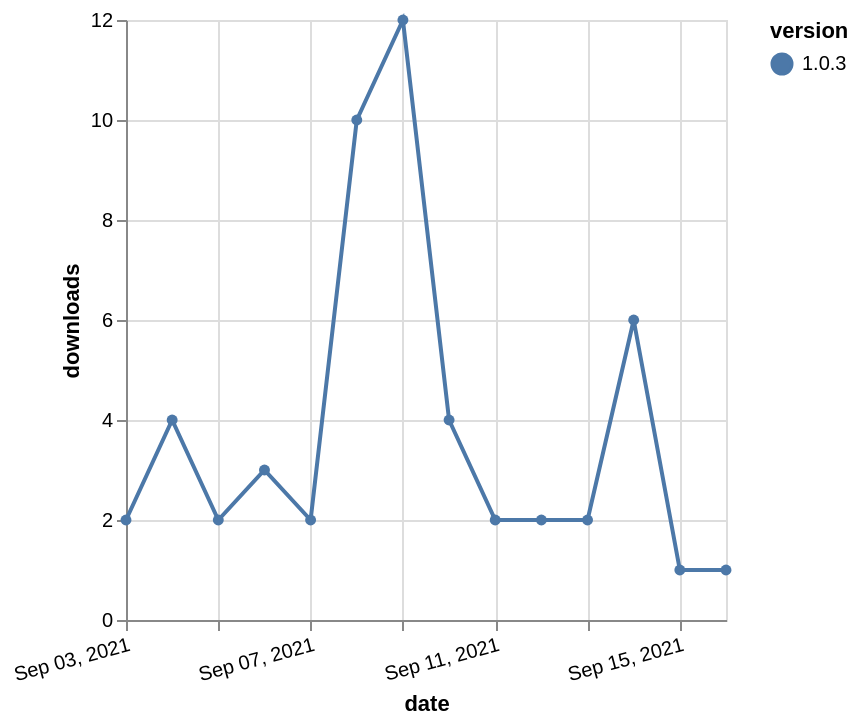

Write a Vega-Lite specification for this figure.
### Vega-Lite specification from a JSON file in a GitHub repository (floating-point values rounded to 4 significant figures)
{"$schema": "https://vega.github.io/schema/vega-lite/v5.json", "description": "A simple bar chart with embedded data.", "data": {"values": [{"date": "2021-09-03", "total": 2832, "delta": 2, "version": "1.0.3"}, {"date": "2021-09-04", "total": 2836, "delta": 4, "version": "1.0.3"}, {"date": "2021-09-05", "total": 2838, "delta": 2, "version": "1.0.3"}, {"date": "2021-09-06", "total": 2841, "delta": 3, "version": "1.0.3"}, {"date": "2021-09-07", "total": 2843, "delta": 2, "version": "1.0.3"}, {"date": "2021-09-08", "total": 2853, "delta": 10, "version": "1.0.3"}, {"date": "2021-09-09", "total": 2865, "delta": 12, "version": "1.0.3"}, {"date": "2021-09-10", "total": 2869, "delta": 4, "version": "1.0.3"}, {"date": "2021-09-11", "total": 2871, "delta": 2, "version": "1.0.3"}, {"date": "2021-09-12", "total": 2873, "delta": 2, "version": "1.0.3"}, {"date": "2021-09-13", "total": 2875, "delta": 2, "version": "1.0.3"}, {"date": "2021-09-14", "total": 2881, "delta": 6, "version": "1.0.3"}, {"date": "2021-09-15", "total": 2882, "delta": 1, "version": "1.0.3"}, {"date": "2021-09-16", "total": 2883, "delta": 1, "version": "1.0.3"}]}, "width": "container", "mark": {"type": "line", "point": {"filled": true}}, "encoding": {"x": {"field": "date", "type": "temporal", "timeUnit": "yearmonthdate", "title": "date", "axis": {"labelAngle": -15}}, "y": {"field": "delta", "type": "quantitative", "title": "downloads"}, "color": {"field": "version", "type": "nominal"}, "tooltip": {"field": "delta"}}}
